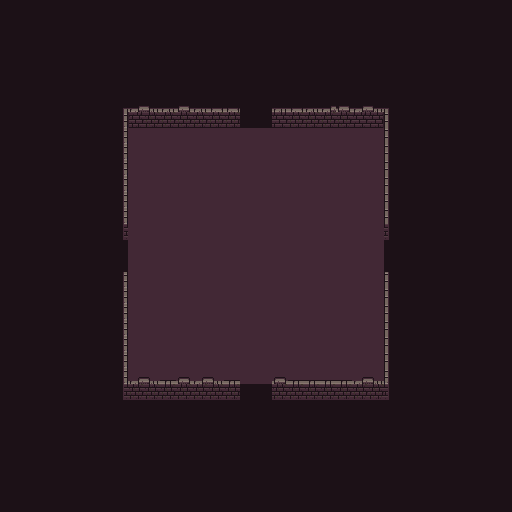

Rendered tile map (Tiled .tmx) drawn with the repository's tilesets; below, a short description and the map source with its tile grids summarised:
An orthogonal 32x32 tile map with 16x16 px tiles, 3 tile layers (floor, walls, roof), 3 tilesets and 8 objects.

<map version="1.2" tiledversion="1.2.4" orientation="orthogonal" renderorder="right-down" width="32" height="32" tilewidth="16" tileheight="16" infinite="0" nextlayerid="7" nextobjectid="31">
 <tileset firstgid="1" source="tilesets/dungeon_set_1.tsx" />
 <tileset firstgid="257" name="dungeon_set_3" tilewidth="16" tileheight="16" tilecount="256" columns="16">
  <image source="0x72_16x16DungeonTileset_walls.v2.png" width="256" height="256" />
 </tileset>
 <tileset firstgid="513" source="tilesets/collider.tsx" />
 <layer id="2" name="floor" width="32" height="32">
  <data>[1024 cells, 1024 non-empty, 2 distinct tile ids]</data>
 </layer>
 <layer id="3" name="walls" width="32" height="32">
  <data>[1024 cells, 16 non-empty, 6 distinct tile ids]</data>
 </layer>
 <layer id="6" name="roof" width="32" height="32">
  <data>[1024 cells, 74 non-empty, 14 distinct tile ids]</data>
 </layer>
 <objectgroup id="5" name="COLLISION">
  <object id="22" x="112" y="272" width="16" height="144" />
  <object id="23" x="384" y="272" width="16" height="144" />
  <object id="24" x="272" y="400" width="112" height="16" />
  <object id="25" x="128" y="400" width="112" height="16" />
  <object id="26" x="112" y="112" width="16" height="128" />
  <object id="27" x="128" y="112" width="112" height="16" />
  <object id="29" x="272" y="112" width="112" height="16" />
  <object id="30" x="384" y="112" width="16" height="128" />
 </objectgroup>
</map>
